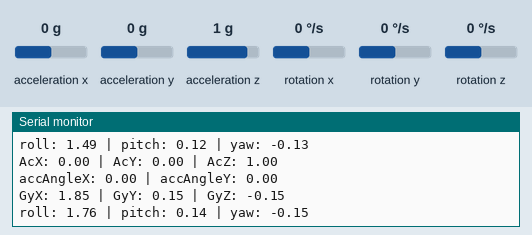
A sketch run on a simulated Arduino Uno, built with avr-gcc and run on an emulated ATmega328P. Shown: the last lines printed to the serial monitor. Wiring (inferred from the names in the program): MPU-6050 motion sensor at I2C address 0x68. Inputs (shaded band) come from the test bench; at power-on: acceleration x 0 g, acceleration y 0 g, acceleration z 1 g, rotation x 0 °/s, rotation y 0 °/s, rotation z 0 °/s.

Above: at 1.2 s.
1.3 s: acceleration x set to 0.8 g
At 1.38 s:
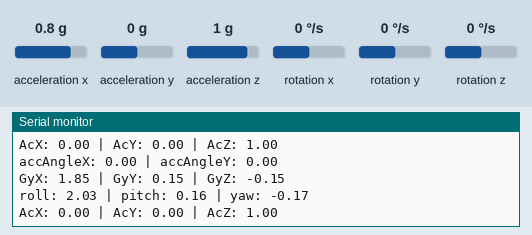
4.3 s: acceleration y set to 0.8 g
At 4.31 s:
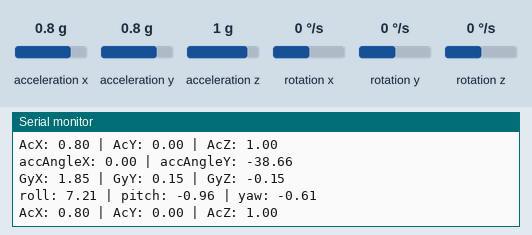
7.3 s: acceleration z set to -1.4 g
At 7.42 s:
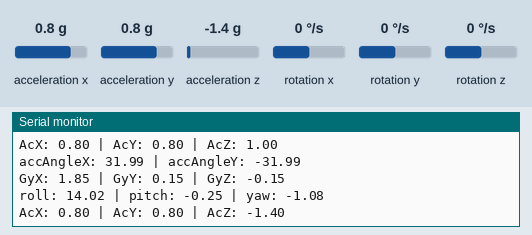
10.3 s: rotation x set to -192 °/s
At 10.38 s:
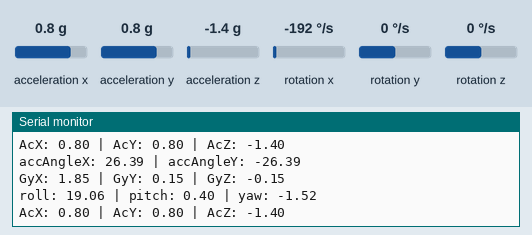
13.3 s: rotation y set to -192 °/s
At 13.43 s:
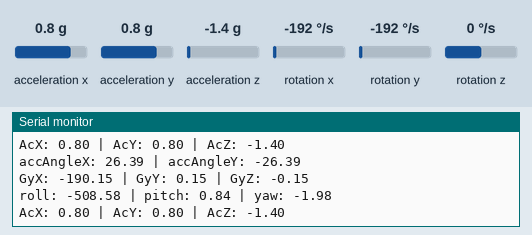
16.3 s: rotation z set to -192 °/s
At 16.44 s:
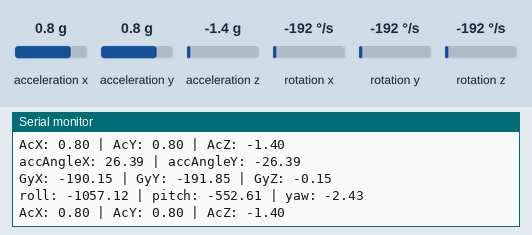
Timing chart, 0 to 19.3 s (numbered marks = the images above; inputs shaded):
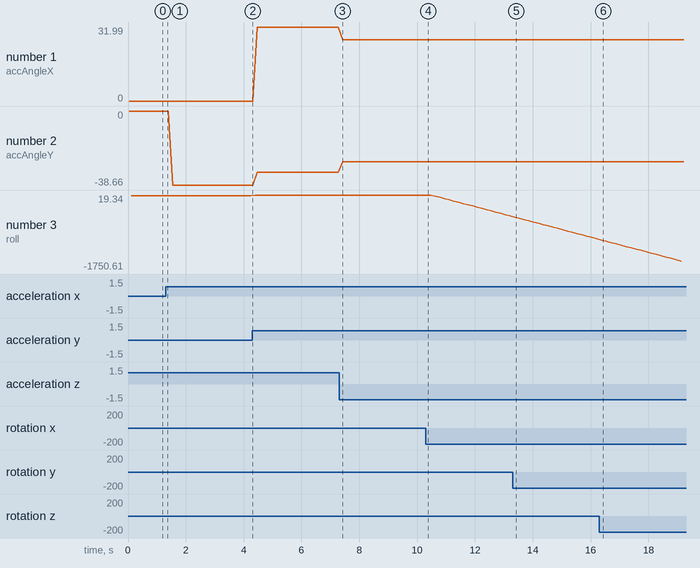

Measured:
- after the input at 7.3 s, the serial monitor: prints a new line after 0.10 s (image 3)
- plotted number 1: 0 → 31.99 after the input at 4.3 s, 31.99 → 26.39 after the input at 7.3 s
- plotted number 2: 0 → -38.66 after the input at 1.3 s, -38.66 → -31.99 after the input at 4.3 s, -31.99 → -26.39 after the input at 7.3 s
- plotted number 3: 1.76 → 7.21 after the input at 1.3 s, 7.21 → 13.74 after the input at 4.3 s, 13.74 → 18.78 after the input at 7.3 s, 18.78 → -479.01 after the input at 10.3 s, -479.01 → -1026.27 after the input at 13.3 s

The sketch:

gyro.ino
```cpp
#include<Wire.h>

const int MPU_addr = 0x68; // I2C address of the MPU-6050
float AcX, AcY, AcZ, Tmp, GyX, GyY, GyZ;
float accAngleX, accAngleY, gyroAngleX, gyroAngleY, gyroAngleZ;
float roll, pitch, yaw;
float elapsedTime, currentTime, previousTime;

void setup() {
  Wire.begin();
  Wire.beginTransmission(MPU_addr);
  Wire.write(0x6B);  // Talk to the register 6B
  Wire.write(0);     // set zero into 6B register (wakes up the MPU-6050)
  Wire.endTransmission(true);
  Serial.begin(9600);
}

void loop() {
  read();
  print();
}

void read() {
  // Request data
  Wire.beginTransmission(MPU_addr);
  Wire.write(0x3B);  // starting with register 0x3B (ACCEL_XOUT_H)
  Wire.endTransmission(false);
  Wire.requestFrom(MPU_addr, 14, true); // request a total of 14 registers

  // Read accelerometer data
  // For a range of +-2g, we need to divide by 16384, according to the datasheet
  AcX = (Wire.read() << 8 | Wire.read()) / 16384.0; // 0x3B (ACCEL_XOUT_H) & 0x3C (ACCEL_XOUT_L)
  AcY = (Wire.read() << 8 | Wire.read()) / 16384.0; // 0x3D (ACCEL_YOUT_H) & 0x3E (ACCEL_YOUT_L)
  AcZ = (Wire.read() << 8 | Wire.read()) / 16384.0; // 0x3F (ACCEL_ZOUT_H) & 0x40 (ACCEL_ZOUT_L)

  // Read temperature data - not used atm
  Tmp = Wire.read() << 8 | Wire.read(); // 0x41 (TEMP_OUT_H) & 0x42 (TEMP_OUT_L)

  // Read gyroscope data
  // For a 250deg/s range we need to divide by 131.0, according to the datasheet
  GyX = (Wire.read() << 8 | Wire.read()) / 131.0; // 0x43 (GYRO_XOUT_H) & 0x44 (GYRO_XOUT_L)
  GyY = (Wire.read() << 8 | Wire.read()) / 131.0; // 0x45 (GYRO_YOUT_H) & 0x46 (GYRO_YOUT_L)
  GyZ = (Wire.read() << 8 | Wire.read()) / 131.0; // 0x47 (GYRO_ZOUT_H) & 0x48 (GYRO_ZOUT_L)

  // Correct the sensor data with the calculated error values
  GyX = GyX + 1.85; // GyroErrorX ~(-0.56)
  GyY = GyY + 0.15; // GyroErrorY ~(2)
  GyZ = GyZ - 0.15; // GyroErrorZ ~ (-0.8)

  accAngleX - 0.58; // AccErrorX ~(0.58)
  accAngleY + 1.58; // AccErrorY ~(-1.58)

  // Calculating Roll and Pitch from the accelerometer data
  accAngleX = (atan(     AcY / sqrt(pow(AcX, 2) + pow(AcZ, 2))) * 180 / PI);
  accAngleY = (atan(-1 * AcX / sqrt(pow(AcY, 2) + pow(AcZ, 2))) * 180 / PI);

  previousTime = currentTime;
  currentTime = millis();
  elapsedTime = (currentTime - previousTime) / 1000; // Divide by 1000 to get seconds

  // Currently the raw values are in degrees per seconds, deg/s, so we need to multiply by seconds (s) to get the angle in degrees
  gyroAngleX = gyroAngleX + GyX * elapsedTime; // deg/s * s = deg
  gyroAngleY = gyroAngleY + GyY * elapsedTime;
  yaw =  yaw + GyZ * elapsedTime;

  // Complementary filter - combine acceleromter and gyro angle values
  roll = 0.96 * gyroAngleX + 0.04 * accAngleX;
  pitch = 0.96 * gyroAngleY + 0.04 * accAngleY;
}

void print() {
  Serial.print("AcX: "); Serial.print(AcX);
  Serial.print(" | AcY: "); Serial.print(AcY);
  Serial.print(" | AcZ: "); Serial.println(AcZ);

  Serial.print("accAngleX: "); Serial.print(accAngleX);
  Serial.print(" | accAngleY: "); Serial.println(accAngleY);

  Serial.print("GyX: "); Serial.print(GyX);
  Serial.print(" | GyY: "); Serial.print(GyY);
  Serial.print(" | GyZ: "); Serial.println(GyZ);

  Serial.print("roll: "); Serial.print(roll);
  Serial.print(" | pitch: "); Serial.print(pitch);
  Serial.print(" | yaw: "); Serial.println(yaw);
}
```
